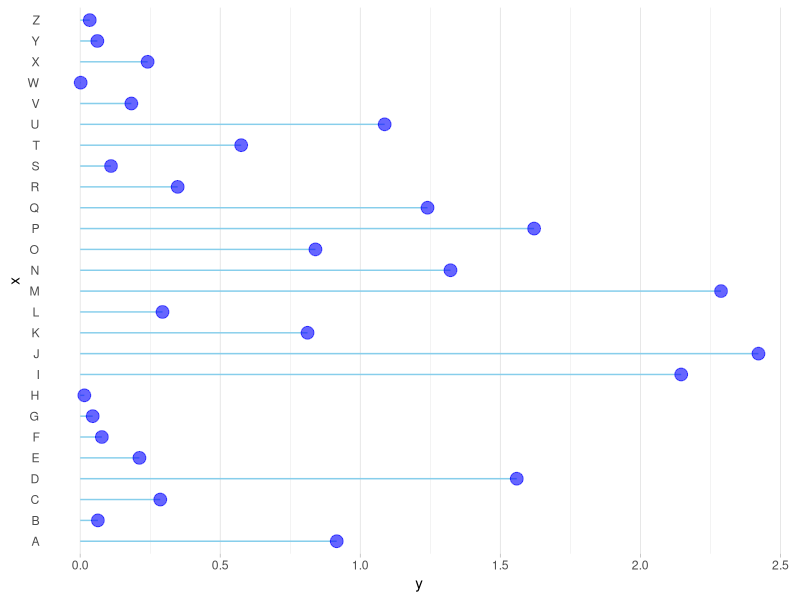

R code for this plot:
#https://r-graph-gallery.com/301-custom-lollipop-chart.html#horiz
# Libraries
library(ggplot2)

# Create data
data <- data.frame(
  x=LETTERS[1:26],
  y=abs(rnorm(26))
)

# Horizontal version
ggplot(data, aes(x=x, y=y)) +
  geom_segment( aes(x=x, xend=x, y=0, yend=y), color="skyblue") +
  geom_point( color="blue", size=4, alpha=0.6) +
  theme_light() +
  coord_flip() +
  theme(
    panel.grid.major.y = element_blank(),
    panel.border = element_blank(),
    axis.ticks.y = element_blank()
  )
